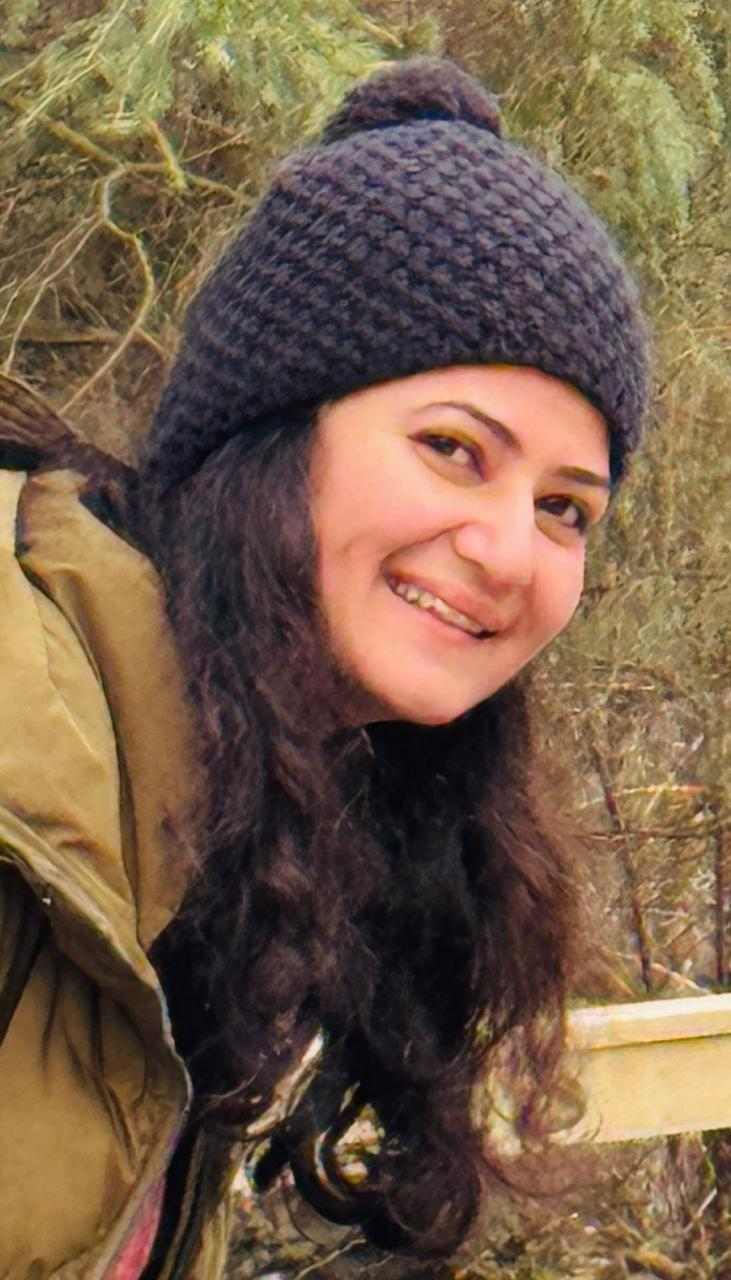
#> input picture IMG_123.jpeg, 731 x 1280 px
$ python -i app.py   (imports and definitions only)
#> lines starting #> are read from the running program, lines starting #| are printed output that depends on the picture
#> further down, picture is the input picture: PIL image 731x1280 RGB; mean R, G, B 117.3, 94, 72.7
import streamlit as st
import cv2
import numpy as np
import random
from PIL import Image, ImageDraw
from io import BytesIO

# [11 lines not run here, left out]


def make_dot_art(image, spacing=4, max_dot=5):
#> called with spacing = 4, max_dot = 5
    image = image.convert("RGB")
    image.thumbnail((450, 600))

    rgb = np.array(image)
    gray = cv2.cvtColor(rgb, cv2.COLOR_RGB2GRAY)
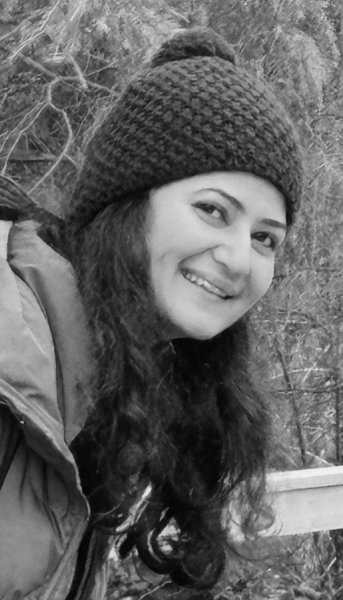
#> gray: shape (600, 343); min 4, max 242, mean 98.5

    # Preserve edges while reducing image noise.
    gray = cv2.bilateralFilter(gray, 7, 50, 50)

    # Find strong edges.
    edges = cv2.Canny(gray, 35, 90)
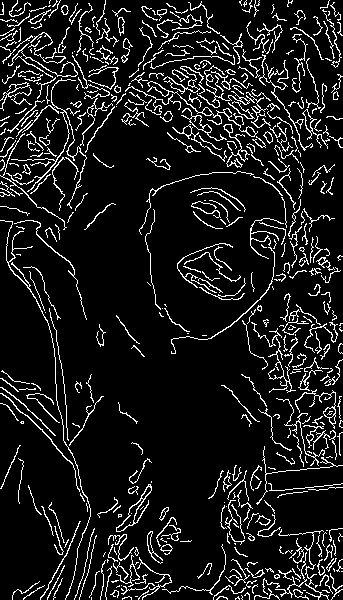
#> edges: shape (600, 343); 10.4% white in thin lines or dots
    edges = cv2.dilate(
        edges, np.ones((2, 2), np.uint8), iterations=1
    )
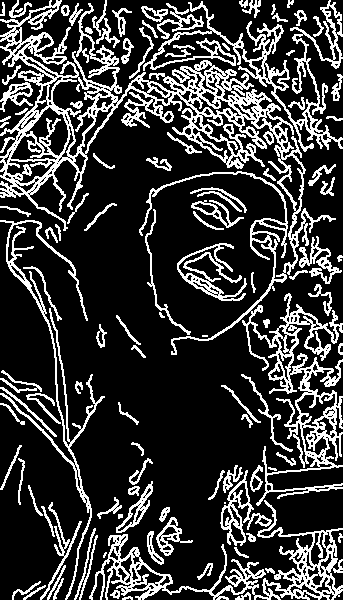
#> edges: shape (600, 343); 22.5% white in thin lines or dots

    height, width = gray.shape
#> height = 600; width = 343
    result = Image.new("RGB", (width, height), "white")
#> result: PIL image 343x600 RGB; every value is 255
    draw = ImageDraw.Draw(result)

    random.seed(10)

    # Add dots based on image darkness.
    for y in range(0, height, spacing):
        for x in range(0, width, spacing):
            darkness = 255 - int(gray[y, x])

            if darkness < 35:
                continue

            size = 1 + (darkness / 255) * (max_dot - 1)

            # Use smaller dots along edges for sharper features.
            if edges[y, x] > 0:
                size = min(size, 1.5)

            size *= random.uniform(0.8, 1.2)
            radius = max(0.5, size / 2)

            draw.ellipse(
                (x - radius, y - radius,
                 x + radius, y + radius),
                fill="black",
            )

    # Add extra fine dots along edges.
    ys, xs = np.where(edges > 0)
    for x, y in zip(xs, ys):
        if random.random() < 0.45:
            draw.ellipse(
                (x, y, x + 1, y + 1),
                fill="black",
            )
#> this loop made 46303 passes
#> (x, y) on passes 1 to 3: (17, 0), (18, 0), (50, 0)

    return result


# [4 lines not run here, left out]

# [7 lines that did not run here, left out]

# [6 lines that did not run here, left out]

# [34 lines not run here, left out]

>>> from PIL import Image
>>> picture = Image.open('IMG_123.jpeg')
>>> result = make_dot_art(picture)
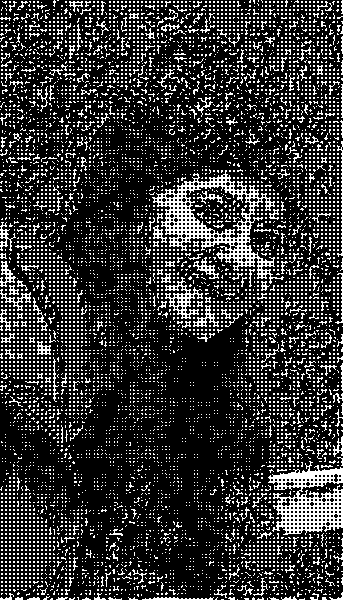
#> result: PIL image 343x600 RGB; 19.7% white in thin lines or dots
